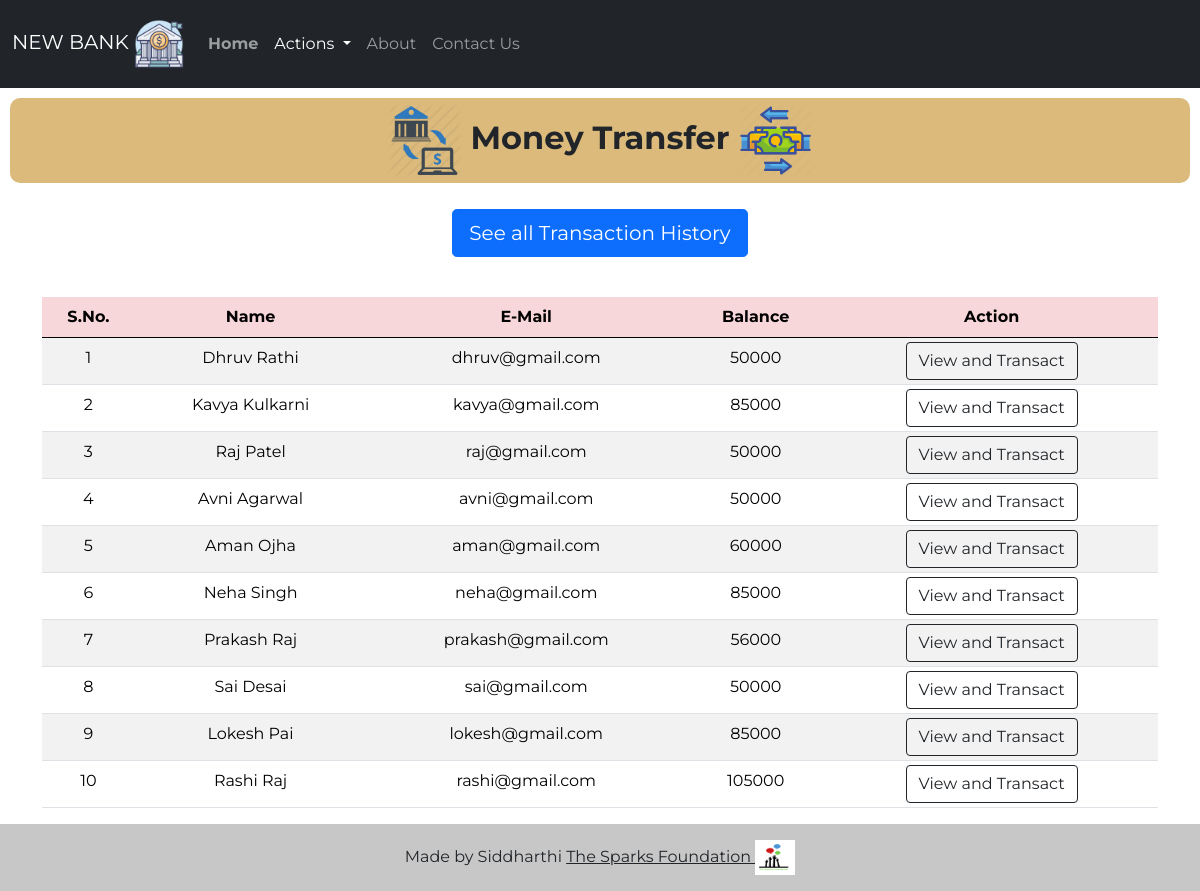
Screenshot of /PHP/money.php with the database file from the repository.
### tables this page shows
CREATE TABLE users (
  id int(3) NOT NULL,
  name text NOT NULL,
  email varchar(30) NOT NULL,
  balance int(8) NOT NULL
);

### PHP/money.php (the view, shortened to what this page needs)
<!doctype html>
<html lang="en">
<head>
    <link href="https://cdn.jsdelivr.net/npm/bootstrap@5.0.0-beta1/dist/css/bootstrap.min.css" rel="stylesheet">
    <link rel="stylesheet" href="css/style2.css">
<body>
    <?php
    include 'connect.php';
    $sql = "SELECT * FROM users";
    $result = mysqli_query($conn, $sql);
    ?>
    <nav class="navbar py-2 navbar-expand-lg navbar-dark bg-dark">
        <div class="container-fluid">
            <a class="navbar-brand" href="#">NEW BANK <img src="logos/logo.webp" alt="Bank" width="50" height="50"></a>
            <div class="collapse navbar-collapse" id="navbarSupportedContent">
                <ul class="navbar-nav me-auto mb-8 mb-lg-0">
                    <li class="nav-item py-3">
                        <a class="nav-link" aria-current="page" href="index.php"><strong>Home</strong></a>
                    </li>
                    <li class="nav-item dropdown py-3">
                        <a class="nav-link dropdown-toggle active" href="#" id="navbarDropdown" role="button" data-bs-toggle="dropdown" aria-expanded="false">
                            Actions
                        </a>
                    </li>
                    <li class="nav-item py-3">
                        <a class="nav-link" href="https://www.thesparksfoundationsingapore.org/ " target="_blank">About</a>
                    </li>
                    <li class="nav-item py-3">
                        <a class="nav-link" href="contact.php">Contact Us</a>
                    </li>
                </ul>
            </div>
        </div>
    </nav>
    <class class="welcome">
        <h2>
            <img src="logos/m1.webp" alt="Bank" width="75" height="75" style="font-weight: bold;"> <strong>Money
                Transfer</strong> <img src="logos/m2.webp" alt="Bank" width="75" height="75">
        </h2>
    </class>
    <div class="d-grip gap-2 col-6 mx-auto text-center p-3 mb-2">
        <a href="history.php"><button type="button" class="btn btn-primary btn-lg mb-3">See all Transaction History</button></a>
    </div>
    <div class="container">
        <div class="row text-center">
            <div class="col text-center">
                <div class="table-responsive-sm">
                    <table class="table table-hover table-striped table-sm">
                        <thead style="color : black;" class="table-danger">
                            <tr>
                                <th scope="col" class="text-center py-2">S.No.</th>
                                <th scope="col" class="text-center py-2">Name</th>
                                <th scope="col" class="text-center py-2">E-Mail</th>
                                <th scope="col" class="text-center py-2">Balance</th>
                                <th scope="col" class="text-center py-2">Action</th>
                            </tr>
                        </thead>
                        <tbody>
                            <?php
                            while ($rows = mysqli_fetch_assoc($result)) {
                            ?>
                                <tr style="color : black;">
                                    <td class="text-center py-2">
                                        <?php echo $rows['id'] ?>
                                    </td>
                                    <td class="text-center py-2">
                                        <?php echo $rows['name'] ?>
                                    </td>
                                    <td class="text-center py-2">
                                        <?php echo $rows['email'] ?>
                                    </td>
                                    <td class="text-center py-2">
                                        <?php echo $rows['balance'] ?>
                                    </td>
                                    <td><a href="users.php?id= <?php echo $rows['id']; ?>"> <button class="btn btn-outline-dark btn">View and Transact</button></a></td>
                                </tr>
                            <?php
                            }
                            ?>
                        </tbody>
                    </table>
                </div>
            </div>
        </div>
    </div>
    <div class="foot">
        <footer class="bg-light text-center text-lg-start">
            <div class="text-center p-3" style="background-color: rgba(0, 0, 0, 0.2)">
            Made by Siddharthi
                <a class="text-dark" href="https://www.thesparksfoundationsingapore.org/" target="_blank"> The Sparks
                    Foundation <img src="logos/tsf.png" alt="" width="40" height="35"></a>
            </div>
        </footer>
    </div>
</body>
</html>

### PHP/CSS/style2.css (style rules this page uses)
* { font-family: 'Montserrat', sans-serif; }
.welcome h2 { margin: 10px; padding: 5px; text-align: center; background-color:rgba(216, 180, 112, 0.911) ; border-radius: 10px; }

### rows the page displays
users: id "1", name "Dhruv Rathi", email "dhruv@gmail.com", balance "50000"
users: id "2", name "Kavya Kulkarni", email "kavya@gmail.com", balance "85000"
users: id "3", name "Raj Patel", email "raj@gmail.com", balance "50000"
users: id "4", name "Avni Agarwal", email "avni@gmail.com", balance "50000"
users: id "5", name "Aman Ojha", email "aman@gmail.com", balance "60000"
users: id "6", name "Neha Singh", email "neha@gmail.com", balance "85000"
users: id "7", name "Prakash Raj", email "prakash@gmail.com", balance "56000"
users: id "8", name "Sai Desai", email "sai@gmail.com", balance "50000"
users: id "9", name "Lokesh Pai", email "lokesh@gmail.com", balance "85000"
users: id "10", name "Rashi Raj", email "rashi@gmail.com", balance "105000"
